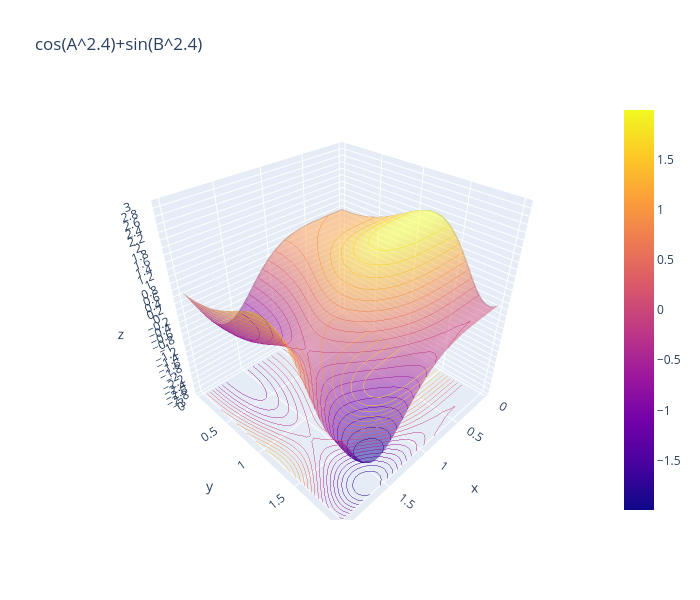

The code cell stored with this chart in its notebook:
### Code cell
fig = go.Figure(data=[go.Surface(x=a, y=b, z=L, opacity=0.5)])
fig.update_traces(
    contours_z=dict(
        show=True, usecolormap=True, highlightcolor="limegreen", project_z=True
    )
)
fig.update_layout(
    title="cos(A^2.4)+sin(B^2.4)",
    width=700,
    height=600,
    scene=dict(zaxis=dict(nticks=40, range=[-3, 3])),
)
